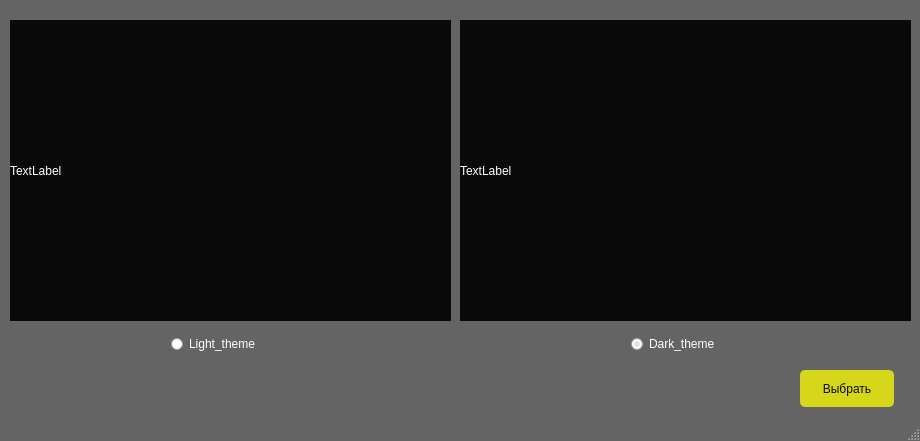
<?xml version="1.0" encoding="UTF-8"?>
<ui version="4.0">
 <class>ThemesWindow</class>
 <widget class="QMainWindow" name="ThemesWindow">
  <property name="geometry">
   <rect>
    <x>0</x>
    <y>0</y>
    <width>920</width>
    <height>441</height>
   </rect>
  </property>
  <property name="windowTitle">
   <string>Выберите тему</string>
  </property>
  <property name="styleSheet">
   <string notr="true">QMainWindow {
	border-color: rgb(58, 255, 65);
	color: rgb(255, 255, 255);
	background-color: rgba(10, 10, 10, 100);
}

QMenu {
	color: rgb(255, 255, 255);
	background-color: rgb(10, 10, 10);
}

QWidget:item:selected {
	color: rgb(0, 0, 0);
    background-color: rgb(214, 214, 27);
}

QTableWidget {
	gridline-color: rgb(255, 0, 0);
	color: rgb(255, 255, 255);
	background-color: rgb(10, 10, 10);
	border-color: rgb(10, 10, 10);
}

QTableWidget::item:selected { 
	color: rgb(0, 0, 0);
	background-color: rgb(191, 186, 49);
}

QTextEdit {
	color: rgb(255, 255, 255);
	background-color: rgb(10, 10, 10);
	border-color: rgb(10, 10, 10);
}

QDateTimeEdit {
	color: rgb(255, 255, 255);
	border-style: 1px rgb(10, 10, 10);
	background-color: rgb(10, 10, 10);
	qproperty-alignment: 'AlignHCenter | AlignCenter';
	min-width: 75px;
}

QDateTimeEdit:up-button {
    background-color: transparent;
    subcontrol-origin: border;
    subcontrol-position: center right;
}

QDateTimeEdit:down-button {
    background-color: transparent;
    subcontrol-origin: border;
    subcontrol-position: center left;
}

QLineEdit {
	color: rgb(255, 0, 4);
	background-color: rgb(10, 10, 10);
    border-style: solid;
	border-color: rgb(10, 10, 60);
}

QLabel {
	background-color: rgb(10, 10, 10);
	border-color: rgb(10, 10, 10);
	color: rgb(255, 255, 255);
}

QPushButton {
	color: rgb(10, 10, 10);
	background-color: rgb(214, 214, 27);
	border-style: solid;
	border-radius: 5px;
}

QPushButton:pressed {
	background-color: rgb(148, 139, 19);
}

QPushButton:hover {
	border: 1px solid rgb(160, 201, 255);
 	color: rgb(255, 255, 255);
}

QTableCornerButton::section {
  background-color: rgb(43, 43, 43);
  border: 1px transparent #32414B;
  border-radius: 0px;
}

QHeaderView {
  background-color: rgb(43, 43, 43);
  border: 0px transparent #32414B;
  padding: 0px;
  margin: 0px;
  border-radius: 0px;
}

QHeaderView:disabled {
  background-color: rgb(43, 43, 43);
  border: 1px transparent #32414B;
  padding: 2px;
}

QHeaderView::section {
  background-color: rgb(43, 43, 43);
  color: #F0F0F0;
  padding: 2px;
  border-radius: 0px;
  text-align: left;
}

QHeaderView::section:checked {
  color: #F0F0F0;
  background-color: rgb(43, 43, 43);
}

QHeaderView::section:checked:disabled {
  color: #787878;
  background-color: rgb(43, 43, 43);
}

QHeaderView::section::horizontal {
  padding-left: 4px;
  padding-right: 4px;
  border-left: 1px solid #19232D;
}

QHeaderView::section::horizontal::first, QHeaderView::section::horizontal::only-one {
  border-left: 1px solid #32414B;
}

QHeaderView::section::horizontal:disabled {
  color: #787878;
}

QHeaderView::section::vertical {
  padding-left: 4px;
  padding-right: 4px;
  border-top: 1px solid #19232D;
}

QHeaderView::section::vertical::first, QHeaderView::section::vertical::only-one {
  border-top: 1px solid #32414B;
}

QHeaderView::section::vertical:disabled {
  color: #787878;
}

QRadioButton {
	color: rgb(255, 255, 255);
}

QRadioButton::indicator {
    width: 13px;
    height: 13px;
}</string>
  </property>
  <widget class="QWidget" name="centralwidget">
   <widget class="QLabel" name="label">
    <property name="geometry">
     <rect>
      <x>10</x>
      <y>20</y>
      <width>441</width>
      <height>301</height>
     </rect>
    </property>
    <property name="styleSheet">
     <string notr="true"/>
    </property>
    <property name="text">
     <string>TextLabel</string>
    </property>
   </widget>
   <widget class="QLabel" name="label_2">
    <property name="geometry">
     <rect>
      <x>460</x>
      <y>20</y>
      <width>451</width>
      <height>301</height>
     </rect>
    </property>
    <property name="text">
     <string>TextLabel</string>
    </property>
   </widget>
   <widget class="QRadioButton" name="light_theme_button">
    <property name="geometry">
     <rect>
      <x>170</x>
      <y>330</y>
      <width>112</width>
      <height>27</height>
     </rect>
    </property>
    <property name="text">
     <string>Light_theme</string>
    </property>
    <attribute name="buttonGroup">
     <string notr="true">buttonGroup</string>
    </attribute>
   </widget>
   <widget class="QRadioButton" name="dark_theme_button">
    <property name="geometry">
     <rect>
      <x>630</x>
      <y>330</y>
      <width>112</width>
      <height>27</height>
     </rect>
    </property>
    <property name="text">
     <string>Dark_theme</string>
    </property>
    <property name="checked">
     <bool>true</bool>
    </property>
    <attribute name="buttonGroup">
     <string notr="true">buttonGroup</string>
    </attribute>
   </widget>
   <widget class="QPushButton" name="select_button">
    <property name="geometry">
     <rect>
      <x>800</x>
      <y>370</y>
      <width>94</width>
      <height>37</height>
     </rect>
    </property>
    <property name="text">
     <string>Выбрать</string>
    </property>
   </widget>
  </widget>
  <widget class="QStatusBar" name="statusbar"/>
 </widget>
 <resources/>
 <connections/>
 <buttongroups>
  <buttongroup name="buttonGroup"/>
 </buttongroups>
</ui>
